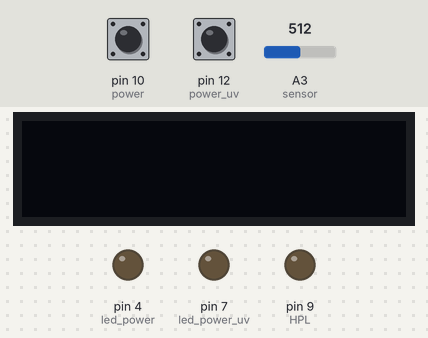
The sketch below on a simulated Arduino Uno, built with avr-gcc and run on an emulated ATmega328P. Shown: 128×32 one-colour display, output pins drawn as LEDs (lit = HIGH). Dashed ring = blinking. Inputs (shaded band) come from the test bench; at power-on: pin 10 (power) HIGH, pin 12 (power_uv) HIGH, A3 (sensor) = 512. Pins used as bus, display or sensor lines are not drawn; what the sketch prints to the serial monitor is not drawn.

Above: at 1.2 s.
1.3 s: pin 10 (power) pulled LOW for 0.15 s
At 4.2 s:
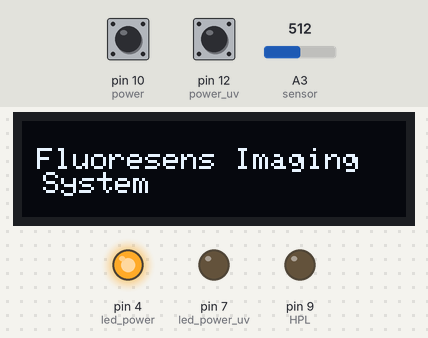
4.4 s: pin 12 (power_uv) pulled LOW for 3.2 s
At 8.8 s:
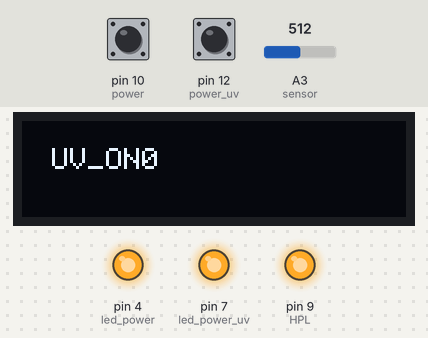
9.1 s: A3 (sensor) set to 0
10.6 s: pin 10 (power) pulled LOW for 1 s
At 11.4 s:
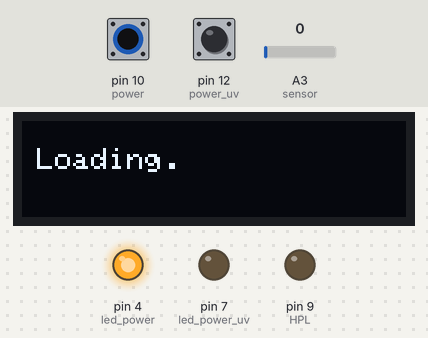
13.6 s: pin 12 (power_uv) pulled LOW for 0.15 s
At 14.5 s:
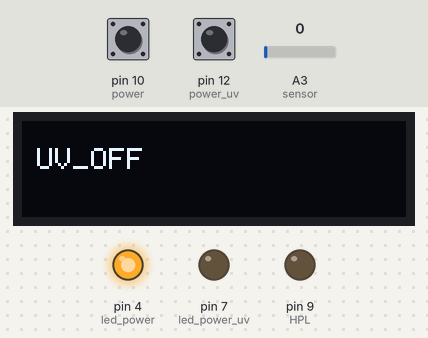
15.3 s: pin 10 (power) pulled LOW for 3.2 s
At 16.1 s:
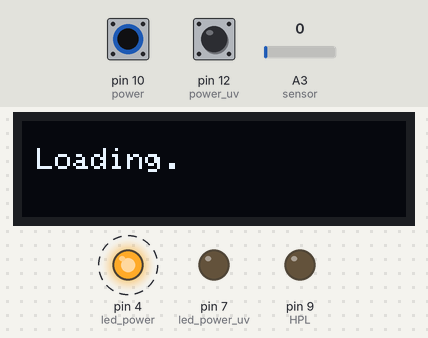
Timing chart, 0 to 19.7 s (numbered marks = the images above; inputs shaded):
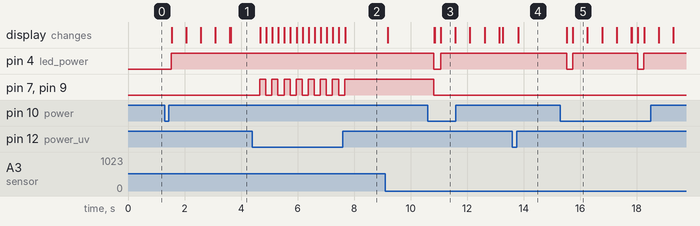

Measured:
- after the input at 1.3 s, pin 4 (led_power): LOW → HIGH after 0.23 s; the display: first changes after 0.24 s (image 1 shows a later state)
- after the input at 4.4 s, pin 7 (led_power_uv), pin 9 (HPL): alternates HIGH for 0.21 s and LOW for 0.21 s, 15 changes in all, then stays HIGH, starting after 0.26 s; the display: first changes after 0.28 s (image 2 shows a later state)
- after the input at 10.6 s, pin 4 (led_power): HIGH → LOW after 0.22 s, → HIGH 0.24 s later; pin 7 (led_power_uv), pin 9 (HPL): HIGH → LOW after 0.22 s; the display: first changes after 0.23 s (image 3 shows a later state)
- after the input at 13.6 s, the display: changes after 0.22 s (image 4)
- after the input at 15.3 s, pin 4 (led_power): alternates HIGH for 2.3 s and LOW for 0.21 s, starting after 0.22 s; the display: first changes after 0.23 s (image 5 shows a later state)

The sketch:

button.ino
```cpp
// PROYEK SRILANKA
#include <SPI.h>
#include <Wire.h>
#include <Adafruit_GFX.h>
#include <Adafruit_SSD1306.h>

#define SCREEN_WIDTH 128 // OLED display width, in pixels
#define SCREEN_HEIGHT 32 // OLED display height, in pixels
#define OLED_RESET     4 // Reset pin # (or -1 if sharing Arduino reset pin)
#define SCREEN_ADDRESS 0x3C ///< See datasheet for Address; 0x3D for 128x64, 0x3C for 128x32
Adafruit_SSD1306 display(SCREEN_WIDTH, SCREEN_HEIGHT, &Wire, OLED_RESET);


#define power 10
#define power_uv 12

long i = 0;
int led_power = 4;
int led_power_uv = 7;

int sensor = A3;
int potensio = 0;
int potensio2 = 0;
int potensio3 = 0;
int power_lcd = 8;
int HPL = 9;

int kondisi_pw = 0;
int kondisi_p_uv = 0;


void setup() {

  Serial.begin(9600);
  display.begin(SSD1306_SWITCHCAPVCC, 0x3C);
  display.clearDisplay();
  display.display();

  pinMode(led_power, OUTPUT);
  pinMode(led_power_uv, OUTPUT);
  pinMode(power_lcd, OUTPUT);
  pinMode(HPL, OUTPUT);
  pinMode(power,INPUT_PULLUP);
  pinMode(power_uv,INPUT_PULLUP);

  digitalWrite(led_power, LOW);
  digitalWrite(led_power_uv, LOW);
  digitalWrite(HPL, LOW);


}

void loop() {
  potensio = analogRead(sensor);
  int v = potensio;
  int nilai =map(v,600, 700,0,100);

  if (v< 600){
    nilai = 0;
  }
  Serial.print("potensio=              ");
  Serial.println(potensio);
  Serial.print("potensio2= ");
  Serial.println(potensio2);
  Serial.print("potensio3=     ");
  Serial.println(potensio3);


  potensio3 = potensio+5;

  if(digitalRead(power) == LOW && kondisi_pw == 0){
      delay(200);
      digitalWrite(led_power, HIGH);
      digitalWrite(power_lcd, HIGH);
      kondisi_pw = 1;


      display.clearDisplay();
      display.setTextSize(1);
      display.setTextColor(SSD1306_WHITE);
      display.setCursor(5,9);
      display.print("Loading.");
      display.display();
      delay(500);
      display.setCursor(5,9);
      display.print("Loading..");
      display.display();
      delay(500);
      display.setCursor(5,9);
      display.print("Loading...");
      display.display();
      delay(500);
      display.setCursor(5,9);
      display.print("Loading....");
      display.display();
      display.clearDisplay();
      delay(500);
      display.setCursor(5,9);
      display.print("Loading.....");
      display.display();
      display.clearDisplay();

      display.setCursor(5,9);
      display.print("Fluoresens Imaging");
      display.display();
      display.setCursor(7,17);
      display.print("System");
      display.display();
      display.clearDisplay();


  }


  if (digitalRead(power_uv) == LOW && kondisi_p_uv == 0 && kondisi_pw ==1){
         delay(200);
          digitalWrite(led_power_uv, HIGH);
          digitalWrite(HPL, HIGH);
          display.clearDisplay();
          display.setCursor(5,9);
          display.print("UV_ON");
          display.display();
          kondisi_p_uv = 1;


  }

  if (digitalRead(power_uv) == LOW && kondisi_p_uv == 1&& kondisi_pw ==1){
         delay(200);
         digitalWrite(led_power_uv, LOW);
         digitalWrite(HPL, LOW);
         display.clearDisplay();
         display.setCursor(5,9);
         display.print("UV_OFF");
         display.display();
         kondisi_p_uv = 0;
      }


  if(digitalRead(power) == LOW && kondisi_pw == 1){
      delay(200);
      digitalWrite(led_power, LOW);
      digitalWrite(power_lcd, LOW);
      digitalWrite(led_power_uv, LOW);
      digitalWrite(HPL, LOW);
      kondisi_pw = 0;
      display.clearDisplay();
      display.display();

  }


if (potensio2 >= potensio && kondisi_p_uv == 1 ){
      display.clearDisplay();
      display.setCursor(10,9);
      display.print("UV_ON");
      display.setCursor(30,9);
      display.print(potensio);
      display.display();

}
if (potensio3 >= potensio && kondisi_p_uv == 1){
      display.clearDisplay();
      display.setCursor(10,9);
      display.print("UV_ON");
      display.setCursor(40,9);
      display.print(nilai);
      display.display();
}

}
```
